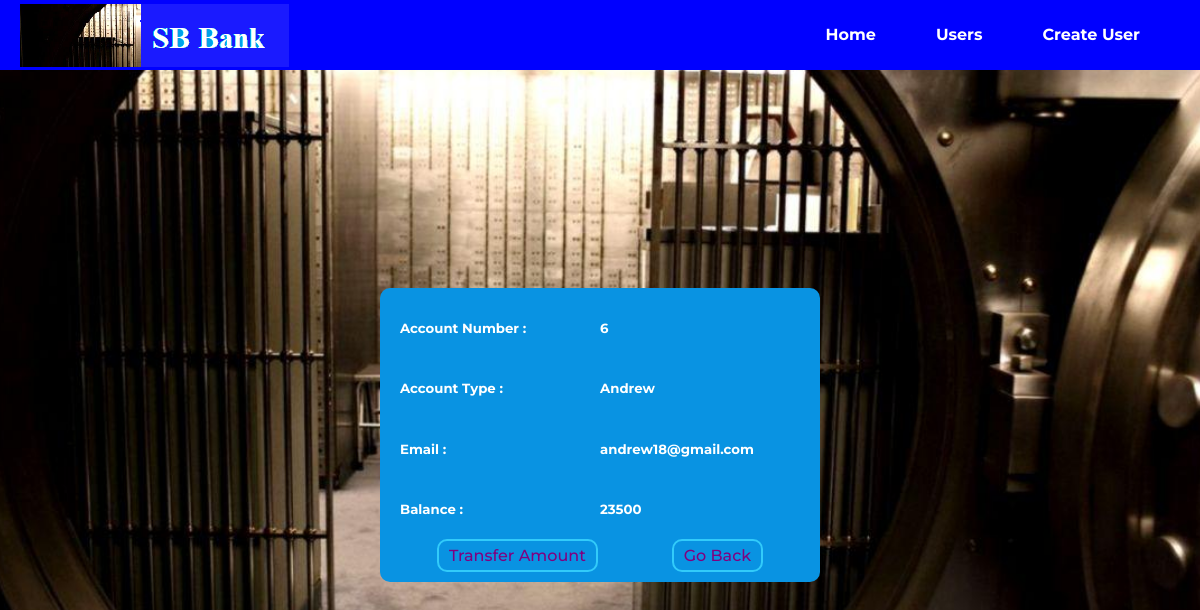
The app's page /viewCustomer.php?number=6 with its own data.
### tables this page shows
CREATE TABLE `customers` (
  `account_number` int(11) NOT NULL,
  `name` varchar(255) NOT NULL,
  `email` varchar(150) NOT NULL,
  `cur_balance` double NOT NULL
);

### viewCustomer.php (the view, shortened to what this page needs)
<?php
    include "./php/init.php";
    if(isset($_GET["number"])){
        $accno = intval($_GET["number"]);
        $res = mysqli_query($con, "SELECT * FROM customers WHERE account_number = $accno");
        if(mysqli_num_rows($res) != 1){
            echo "<script> alert('error finding your account') ; window.location = './allCustomers.php' </script>";
        }else{
        $rows = mysqli_fetch_assoc($res);
?>
<!DOCTYPE html>
<html lang="en">
<head>
    <link rel="stylesheet" href="./assets/css/main.css">
</head>
<body>
    <main>
       <div class="personal-info">
           <div class="row">
               <h5>Account Number :</h5>
               <h5><?php echo $rows["account_number"] ?></h5>
           </div>
           <div class="row">
               <h5>Account Type :</h5>
               <h5><?php echo $rows["name"] ?></h5>
           </div>
           <div class="row">
               <h5>Email :</h5>
               <h5><?php echo $rows["email"] ?></h5>
           </div>
           <div class="row">
               <h5>Balance :</h5>
               <h5><?php echo $rows["cur_balance"] ?></h5>
           </div>
           <div class="row">
               <a href="./transfer.php?number=<?php echo $rows['account_number'] ?>" class="transfet-page-btn">Transfer Amount</a>
               <a href="./allCustomers.php" class="transfet-page-btn">Go Back</a>
           </div>
       </div>
    </main>
</body>
</html>
<?php
        }
    }
?>

### assets/css/main.css (style rules this page uses)
body { margin: 0; padding: 0; background-image: url("./images/bank1.jpg"); background-repeat: no-repeat; background-position: center; background-size: cover; font-family: 'Montserrat', sans-serif; }
header { width: 100%; height: 70px; -webkit-box-sizing: border-box; box-sizing: border-box; display: -webkit-box; display: -ms-flexbox; display: flex; -webkit-box-pack: justify; -ms-flex-pack: justify; justify-content: space-between; -webkit-box-align: center; -ms-flex-align: center; align-items: center; background-color: blue; padding: 0 20px; }
header div { display: -webkit-box; display: -ms-flexbox; display: flex; -webkit-box-pack: center; -ms-flex-pack: center; justify-content: center; -webkit-box-align: center; -ms-flex-align: center; align-items: center; height: 70px; }
header div a { margin-right: 20px; height: 100%; line-height: 70px; padding: 0 20px; text-decoration: none; color: white; font-weight: 700; -webkit-box-sizing: border-box; box-sizing: border-box; }
main { width: 100%; min-height: calc(100vh - 70px); display: -webkit-box; display: -ms-flexbox; display: flex; -webkit-box-pack: center; -ms-flex-pack: center; justify-content: center; -webkit-box-align: center; -ms-flex-align: center; align-items: center; }
main .personal-info { min-width: 200px; max-width: 500px; color: rgb(255, 255, 255); background: rgb(9, 147, 226); padding: 10px 20px; border-radius: 10px; }
main .personal-info .row { display: -webkit-box; display: -ms-flexbox; display: flex; }
main .personal-info .row h5 { min-width: 200px; }
main .personal-info .transfet-page-btn { text-decoration: none; color: purple; font-weight: 500; display: block; padding: 5px 10px; margin: 0 auto; text-align: center; border: 2px solid #32cbfa; border-radius: 10px; -webkit-transition: .2s; transition: .2s; }

### records on screen
customers: account_number "6", name "Andrew", email "andrew18@gmail.com", cur_balance "23500"
